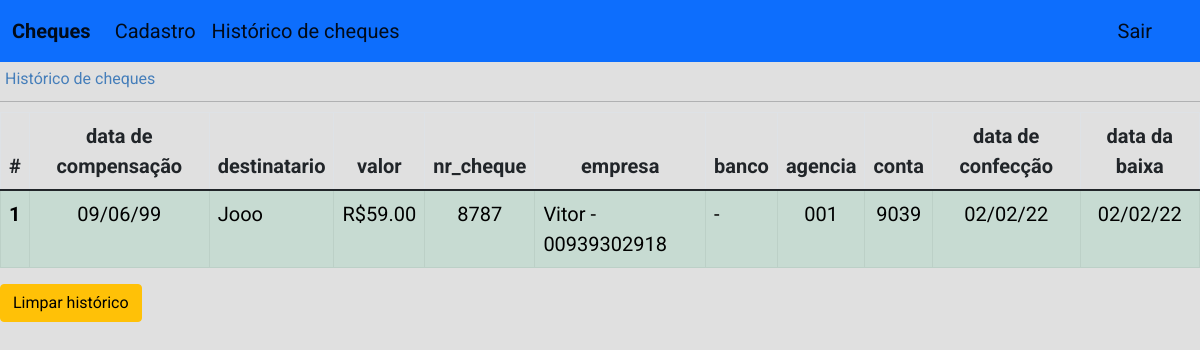
Before: /cheques/hist/ (signed in) with the older database file.
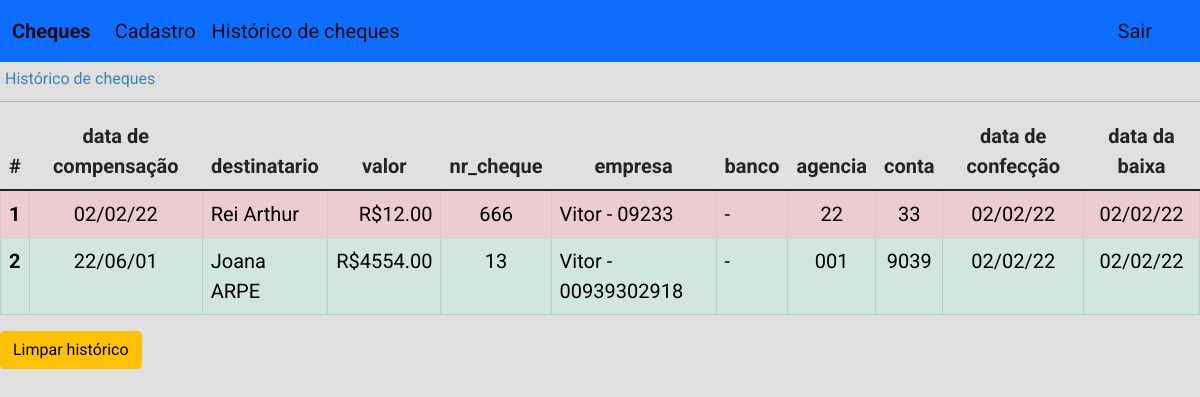
After: the same page with the newer database file.
### cheques/models.py (models this page shows)
class Historico(models.Model):
    nr_cheque = models.CharField(max_length=50, blank=True, null=True)
    dt_record = models.DateField(blank=True, null=True)
    dt_futura = models.DateField(blank=True, null=True)
    empresa = models.ForeignKey(
        Empresa, on_delete=models.CASCADE, blank=True, null=True
    )
    banco = models.CharField(max_length=50, blank=True, null=True)
    agencia = models.CharField(max_length=50, blank=True, null=True)
    destinatario = models.CharField(max_length=50, null=True)
    valor = models.FloatField(null=True)
    conta = models.CharField(max_length=10, blank=True, null=True)
    dt_comp_excl = models.DateField(blank=True, null=True)
    compensado = models.BooleanField()

class Empresa(models.Model):
    nome = models.CharField(max_length=50)
    cpfpj = models.CharField(max_length=50, unique=True)
    conta = models.CharField(max_length=50, blank=True, null=True)
    banco = models.CharField(max_length=50, blank=True, null=True)
    agencia = models.CharField(max_length=50, blank=True, null=True)
    dt_record = models.DateField()

### cheques/views.py (the view)
# urls.py: path("hist/", views.hist, name="hist"),
@login_required
def hist(request):
    lista_cheques = Cheque.objects.all()
    lista_empresas = Empresa.objects.all()
    lista_historico = Historico.objects.all().order_by("dt_comp_excl")
    context = {
        "lista_cheques": lista_cheques,
        "lista_empresas": lista_empresas,
        "lista_historico": lista_historico,
    }
    return render(request, "cheques/hist.html", context)

### cheques/templates/cheques/hist.html (shortened to what this page needs)
<!DOCTYPE html>
<html lang="en">
<head>
  {% load static %}
  <link rel="stylesheet" href="{% static 'css/bootstrap.min.css' %}">
  <link rel="stylesheet" href="{% static 'css/bootstrap.css' %}">
  <link rel="stylesheet" href="{% static 'novo.css' %}">
</head>
<body>
  <nav class="navbar navbar-expand-lg navbar-light bg-primary header">
    <div class="container-fluid">
      <a class="navbar-brand" href="/cheques"><strong>Cheques</strong></a>
      <div class="collapse navbar-collapse" id="navbarNav">
        <ul class="navbar-nav">
          <li class="nav-item">
            <a class="nav-link active" aria-current="page" href="/cheques/cadastro/">Cadastro</a>
          </li>
          <li class="nav-item">
            <a class="nav-link active" aria-current="page" href="/cheques/hist">Histórico de cheques</a>
          </li>
          <li class="nav-item">
            <a class="nav-link active logout" aria-current="page" href="/cheques/logout">Sair</a>
          </li>
        </ul>
      </div>
    </div>
  </nav>
  <p class="tl-filtro">Histórico de cheques</p>
  <hr>
  {%if lista_historico%}
  <table class="table table-striped cheques table-bordered">
    <thead>
      <tr>
        <th scope="col">#</th>
        <th style="text-align: center;" scope="col">data de compensação</th>
        <th style="text-align: center;" scope="col">destinatario</th>
        <th style="text-align: center;" scope="col">valor</th>
        <th style="text-align: center;" scope="col">nr_cheque</th>
        <th style="text-align: center;" scope="col">empresa</th>
        <th style="text-align: center;" scope="col">banco</th>
        <th style="text-align: center;" scope="col">agencia</th>
        <th style="text-align: center;" scope="col">conta</th>
        <th style="text-align: center;" scope="col">data de confecção</th>
        <th style="text-align: center;" scope="col">data da baixa</th>
      </tr>
    </thead>
    <tbody>
      {% for cheque in lista_historico %}
      {% if cheque.compensado %}
      <tr class="table-success">
        <th scope="row">{{ forloop.counter }}</th>
        <td style="text-align: center;">{{ cheque.dt_futura|date:'d/m/y' }}</td>
        <td>{{ cheque.destinatario }}</td>
        <td style="text-align: right;">R${{ cheque.valor|stringformat:".2f" }}</td>
        <td style="text-align: center;">{{ cheque.nr_cheque }}</td>
        <td>{{ cheque.empresa.nome }} - {{ cheque.empresa.cpfpj }}</td>
        <td>{{ cheque.banco.numero }} - {{ cheque.banco.nome }}</td>
        <td style="text-align: center;">{{ cheque.agencia }}</td>
        <td style="text-align: center;">{{ cheque.conta }}</td>
        <td style="text-align: center;">{{ cheque.dt_record|date:'d/m/y' }}</td>
        <td style="text-align: center;">{{ cheque.dt_comp_excl|date:'d/m/y' }}</td>
      </tr>
      {% else %}
      <tr class="table-danger">
        <th scope="row">{{ forloop.counter }}</th>
        <td style="text-align: center;">{{ cheque.dt_futura|date:'d/m/y' }}</td>
        <td>{{ cheque.destinatario }}</td>
        <td style="text-align: right;">R${{ cheque.valor|stringformat:".2f" }}</td>
        <td style="text-align: center;">{{ cheque.nr_cheque }}</td>
        <td>{{ cheque.empresa.nome }} - {{ cheque.empresa.cpfpj }}</td>
        <td>{{ cheque.banco.numero }} - {{ cheque.banco.nome }}</td>
        <td style="text-align: center;">{{ cheque.agencia }}</td>
        <td style="text-align: center;">{{ cheque.conta }}</td>
        <td style="text-align: center;">{{ cheque.dt_record|date:'d/m/y' }}</td>
        <td style="text-align: center;">{{ cheque.dt_comp_excl|date:'d/m/y' }}</td>
      </tr>
      {% endif %}
      {% endfor %}
    </tbody>
  </table>
  <div>
    <a class="btn btn-warning" href="/cheques/limparhist">Limpar histórico</a>
  </div>
  {% else %}
  <p style="margin-left: 5px">Ainda não há cheques no histórico.</p>
  {% endif %}
</body>
</html>

Changed rows visible on the page:
removed Historico: dt_futura "09/06/99", destinatario "Jooo", valor "59.00", nr_cheque "8787", empresa.nome "Vitor", empresa.cpfpj "00939302918", agencia "001", conta "9039", dt_record "02/02/22", dt_comp_excl "02/02/22"
added Historico: dt_futura "02/02/22", destinatario "Rei Arthur", valor "12.00", nr_cheque "666", empresa.nome "Vitor", empresa.cpfpj "09233", agencia "22", conta "33", dt_record "02/02/22", dt_comp_excl "02/02/22"
added Historico: dt_futura "22/06/01", destinatario "Joana ARPE", valor "4554.00", nr_cheque "13", empresa.nome "Vitor", empresa.cpfpj "00939302918", agencia "001", conta "9039", dt_record "02/02/22", dt_comp_excl "02/02/22"
